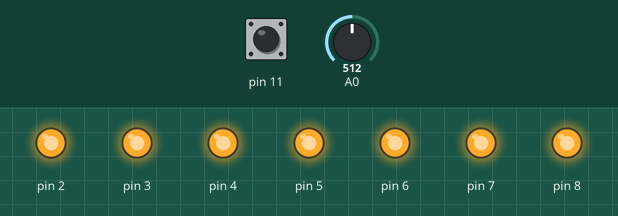
Recording of a sketch running on a simulated Arduino Uno, built with avr-gcc and run on an emulated ATmega328P. On the bench: output pins drawn as LEDs (lit = HIGH). Dashed ring = blinking. Inputs (shaded band) come from the test bench; at power-on: pin 11 HIGH, A0 = 512. Random numbers use the default seed unless the sketch sets one.

Above: at 1.2 s.
1.3 s: pin 11 pulled LOW for 0.15 s
At 2.5 s:
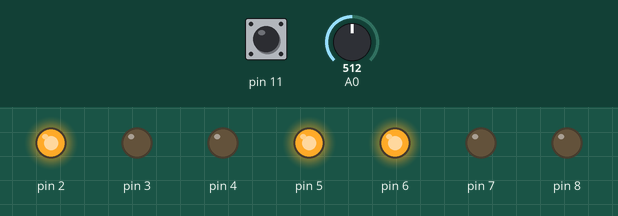
4.3 s: pin 11 pulled LOW for 1 s
At 6.0 s:
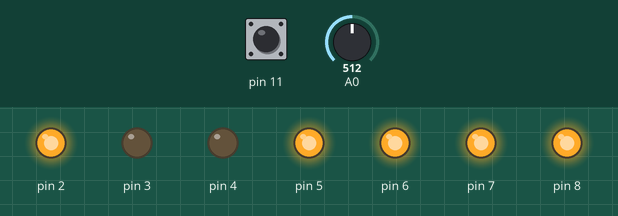
7.3 s: pin 11 pulled LOW for 3.2 s
At 7.55 s:
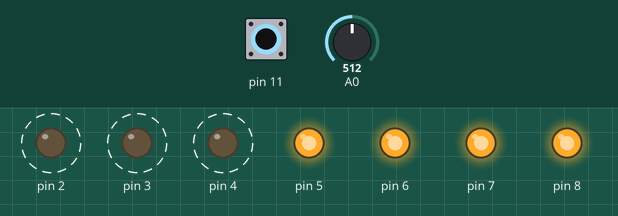
Timing chart, 0 to 10.3 s (numbered marks = the images above; inputs shaded):
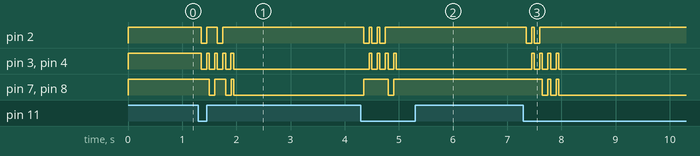

Measured:
- after the input at 1.3 s, pin 2: alternates HIGH for 0.20 s and LOW for 0.10 s, 4 changes in all, then stays HIGH, starting after 0.05 s; pin 3: alternates HIGH for 0.05 s and LOW for 0.10 s, 9 changes in all, then stays LOW, starting after 0.05 s
- after the input at 4.3 s, pin 2: alternates HIGH for 0.05 s and LOW for 0.10 s, 6 changes in all, then stays HIGH, starting after 0.05 s; pin 3, pin 4: alternates HIGH for 0.05 s and LOW for 0.10 s, 8 changes in all, then stays LOW, starting after 0.15 s; pin 7, pin 8: LOW → HIGH after 0.05 s, → LOW 0.45 s later, → HIGH 0.10 s later
- after the input at 7.3 s, pin 2: alternates HIGH for 0.05 s and LOW for 0.10 s, 4 changes in all, then stays HIGH, starting after 0.05 s; pin 3: alternates HIGH for 0.05 s and LOW for 0.10 s, 8 changes in all, then stays LOW, starting after 0.15 s

The sketch:

The_generation_and_display_of_random_number.ino
```cpp
/*这是一个arduino随机数字生成的代码，使用的是共阳极数码管，对应连接方式如下
  2    →     a
  3    →     b
  4    →     c
  5    →     d
  6    →     e
  7    →     f
  8    →     g
  11 → 按钮一脚
按钮另一脚   → GND
Arduino 5V  → 数码管共阳极(COM)
Arduino GND → 面包板GND*/
void setup()
{
  Serial.begin(9600);

  for(int a = 2; a <= 8; a++)
  {
    pinMode(a, OUTPUT);
    pinMode(11, INPUT_PULLUP);
    digitalWrite(a, HIGH); // 初始化为HIGH（熄灭）
  }
}

void loop()
{
  int button = digitalRead(11);

  if(button == 0)
  {
    // 按钮防抖
    delay(50);
    if(digitalRead(11) == 0) {
      // 显示5个随机数字，最后一个停留
      displayRandomSequence();
    }

    // 等待按钮释放
    while(digitalRead(11) == 0) {
      delay(10);
    }
  }
}

void displayRandomSequence()
{
  int lastNumber = 0;

  for(int i = 0; i < 5; i++)
  {
    // 每次生成随机数种子
    randomSeed(analogRead(A0) + millis());
    lastNumber = random(0, 10);

    // 显示当前数字
    display(lastNumber);

    // 如果不是最后一个数字，短暂显示后清除
    if(i < 4) {
      delay(100); // 每个数字显示300ms
      clear();
      delay(50); // 数字间的间隔100ms
    }
  }
  // 最后一个数字将保持显示
}

void display(int a)
{
  clear();
  switch(a)
    {
      case 0:
        digitalWrite(2, LOW); // a
        digitalWrite(3, LOW); // b
        digitalWrite(4, LOW); // c
        digitalWrite(5, LOW); // d
        digitalWrite(6, LOW); // e
        digitalWrite(7, LOW); // f
        break;
      case 1:
        digitalWrite(3, LOW); // b
        digitalWrite(4, LOW); // c
        break;
      case 2:
        digitalWrite(2, LOW); // a
        digitalWrite(3, LOW); // b
        digitalWrite(5, LOW); // d
        digitalWrite(6, LOW); // e
        digitalWrite(8, LOW); // g
        break;
      case 3:
        digitalWrite(2, LOW); // a
        digitalWrite(3, LOW); // b
        digitalWrite(4, LOW); // c
        digitalWrite(5, LOW); // d
        digitalWrite(8, LOW); // g
        break;
      case 4:
        digitalWrite(3, LOW); // b
        digitalWrite(4, LOW); // c
        digitalWrite(7, LOW); // f
        digitalWrite(8, LOW); // g
        break;
      case 5:
        digitalWrite(2, LOW); // a
        digitalWrite(4, LOW); // c
        digitalWrite(5, LOW); // d
        digitalWrite(7, LOW); // f
        digitalWrite(8, LOW); // g
        break;
      case 6:
        digitalWrite(2, LOW); // a
        digitalWrite(4, LOW); // c
        digitalWrite(5, LOW); // d
        digitalWrite(6, LOW); // e
        digitalWrite(7, LOW); // f
        digitalWrite(8, LOW); // g
        break;
      case 7:
        digitalWrite(2, LOW); // a
        digitalWrite(3, LOW); // b
        digitalWrite(4, LOW); // c
        break;
      case 8:
        digitalWrite(2, LOW); // a
        digitalWrite(3, LOW); // b
        digitalWrite(4, LOW); // c
        digitalWrite(5, LOW); // d
        digitalWrite(6, LOW); // e
        digitalWrite(7, LOW); // f
        digitalWrite(8, LOW); // g
        break;
      case 9:
        digitalWrite(2, LOW); // a
        digitalWrite(3, LOW); // b
        digitalWrite(4, LOW); // c
        digitalWrite(5, LOW); // d
        digitalWrite(7, LOW); // f
        digitalWrite(8, LOW); // g
        break;
      default:
        break;
    }
}

void clear()
{
  // 清除所有使用的引脚 (2-8)
  for(int a = 2; a <= 8; a++)
  {
    digitalWrite(a, HIGH);
  }
}
```
